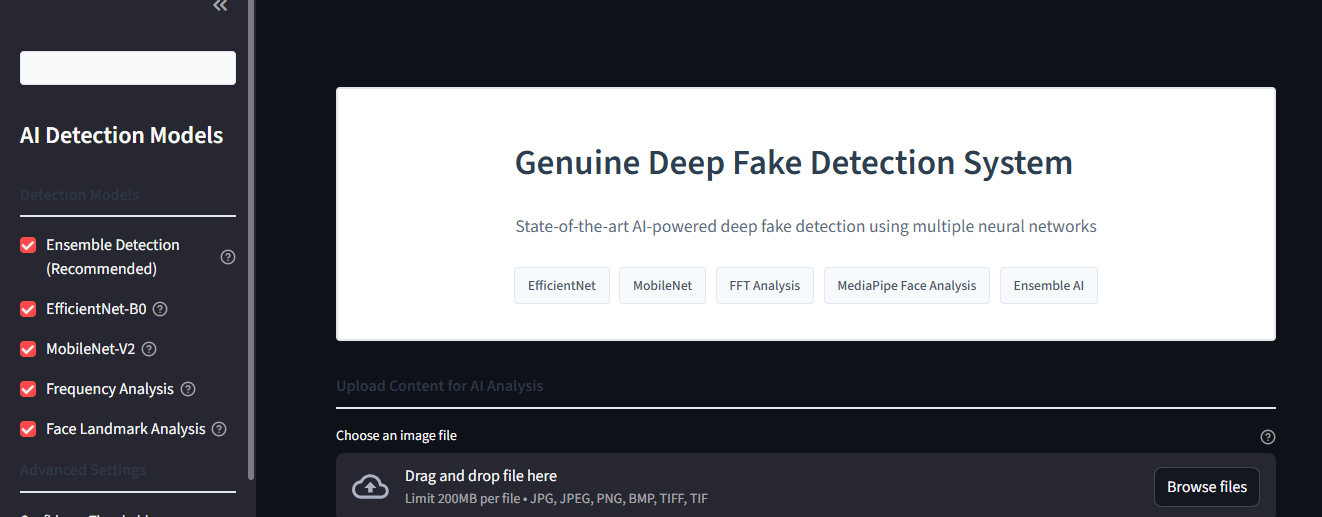
#> input picture attached_assets/image_1758563469986.png, 1322 x 517 px
$ python -i image_processor.py   (imports and definitions only)   (older library calls are emulated)
#> lines starting #> are read from the running program, lines starting #| are printed output that depends on the picture; after the words box and inside, x2 and y2 are one past the last pixel; in counts of white or black regions, pixels touching at a corner belong together
#> further down, picture is the input picture: shape (517, 1322, 3); mean B, G, R 114.5, 109.6, 108.1
"""
Image processing utilities for deep fake detection.
Handles image loading, preprocessing, and basic analysis.
"""
import cv2
import numpy as np
from typing import Tuple, Dict, List, Optional
from PIL import Image, ExifTags
import io
import base64

class ImageProcessor:
    """
    Handles image processing operations for deep fake detection.
    """

    def __init__(self):
        self.supported_formats = ['.jpg', '.jpeg', '.png', '.bmp', '.tiff', '.webp']

    # [223 lines left out: functions load_image_from_bytes, load_image_from_file, extract_metadata, analyze_image_properties, _calculate_quality_metrics, preprocess_image, not called in this run]

    def detect_image_manipulations(self, image: np.ndarray) -> Dict:
        """
        Detect potential image manipulations.

        Args:
            image: Input image

        Returns:
            Dictionary of manipulation detection results
        """
        manipulation_analysis = {
            'copy_move': self._detect_copy_move(image),
            'splicing': self._detect_splicing(image),
            'resampling': self._detect_resampling(image),
            'noise_inconsistency': self._detect_noise_inconsistency(image),
            'illumination_inconsistency': self._detect_illumination_inconsistency(image)
        }

        return manipulation_analysis

    def _detect_copy_move(self, image: np.ndarray) -> Dict:
        """Detect copy-move forgery."""
        gray_image = cv2.cvtColor(image, cv2.COLOR_RGB2GRAY) if len(image.shape) == 3 else image

        # Use SIFT for keypoint detection
        sift = cv2.SIFT_create()
        keypoints, descriptors = sift.detectAndCompute(gray_image, None)
#> keypoints = 1263 keypoints; strongest (x, y, size): (912, 151, 3), (598, 151, 3), (1171, 484, 1.9), (55, 266, 2)

        copy_move_result = {
            'suspicious_regions': 0,
            'keypoint_clusters': 0,
            'similarity_score': 0.0
        }

        if descriptors is not None and len(descriptors) > 10:
            # Use FLANN matcher to find similar keypoints
            FLANN_INDEX_KDTREE = 1
            index_params = dict(algorithm=FLANN_INDEX_KDTREE, trees=5)
            search_params = dict(checks=50)

            flann = cv2.FlannBasedMatcher(index_params, search_params)
            matches = flann.knnMatch(descriptors, descriptors, k=3)
#> matches = 1263 matches

            # Filter matches (exclude self-matches)
            good_matches = []
            for match_group in matches:
                if len(match_group) >= 2:
                    m, n = match_group[0], match_group[1]
                    if m.distance < 0.7 * n.distance and m.queryIdx != m.trainIdx:
                        good_matches.append(m)
#> after the loop, good_matches = []

            copy_move_result['similarity_score'] = len(good_matches) / len(descriptors) if len(descriptors) > 0 else 0.0

            # Cluster similar keypoints
            if len(good_matches) > 10:
                copy_move_result['suspicious_regions'] = 1
                copy_move_result['keypoint_clusters'] = len(good_matches)

        return copy_move_result

    def _detect_splicing(self, image: np.ndarray) -> Dict:
        """Detect image splicing."""
        splicing_result = {
            'edge_inconsistencies': 0,
            'color_inconsistencies': 0,
            'noise_inconsistencies': 0
        }
#> splicing_result = {'edge_inconsistencies': 0, 'color_inconsistencies': 0, 'noise_inconsistencies': 0}

        # Convert to different color spaces for analysis
        gray_image = cv2.cvtColor(image, cv2.COLOR_RGB2GRAY) if len(image.shape) == 3 else image

        # Detect edges
        edges = cv2.Canny(gray_image, 50, 150)
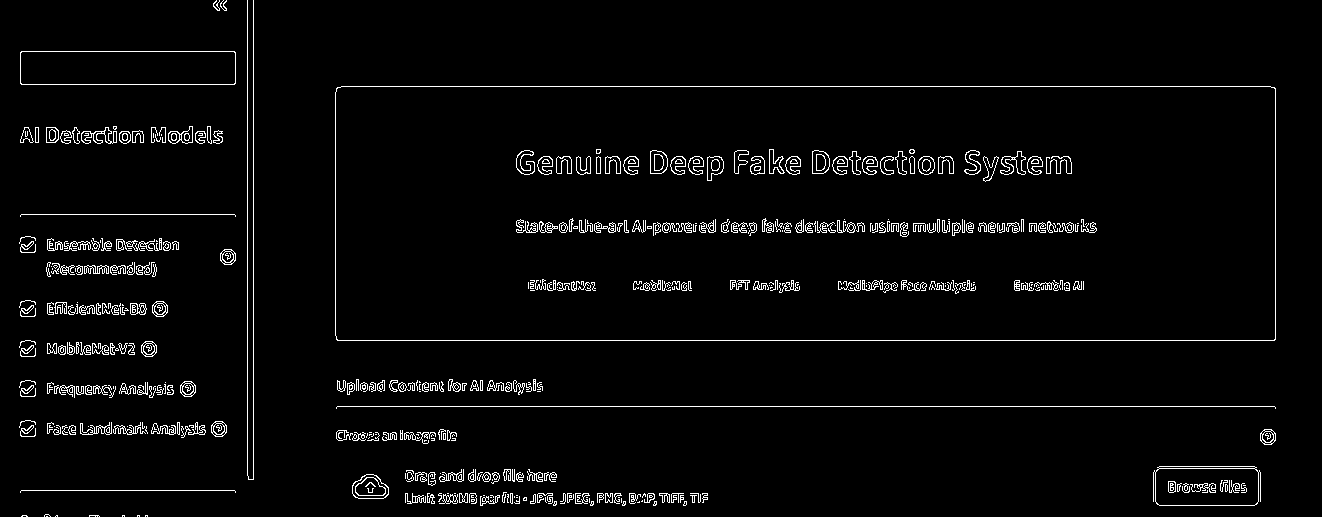
#> edges: shape (517, 1322); 3.2% white in thin lines or dots

        # Analyze edge patterns
        # Look for abrupt changes in edge density
        kernel_size = 50
        height, width = gray_image.shape

        edge_densities = []
        for i in range(0, height - kernel_size, kernel_size // 2):
            for j in range(0, width - kernel_size, kernel_size // 2):
                region = edges[i:i+kernel_size, j:j+kernel_size]
                density = np.sum(region > 0) / (kernel_size * kernel_size)
                edge_densities.append(density)
#> after the loop, edge_densities = 969 values, max 0.18 at index 463, min 0 at index 0, mean 0.0332

        if edge_densities:
            edge_variance = np.var(edge_densities)
#> edge_variance = 0.00133
            if edge_variance > 0.01:  # Threshold for suspicious edge patterns
                splicing_result['edge_inconsistencies'] = 1

        # Analyze color consistency
        if len(image.shape) == 3:
            # Calculate local color statistics
            color_variances = []
            for i in range(0, image.shape[0] - kernel_size, kernel_size // 2):
                for j in range(0, image.shape[1] - kernel_size, kernel_size // 2):
                    region = image[i:i+kernel_size, j:j+kernel_size]
                    color_var = np.var(region, axis=(0, 1))
                    color_variances.append(np.mean(color_var))
#> after the loop, color_variances = 969 values, max 13822.5 at index 254, min 0 at index 0, mean 3036.6

            if color_variances:
                color_variance = np.var(color_variances)
#> color_variance = 15829339.3
                if color_variance > 100:  # Threshold for color inconsistency
                    splicing_result['color_inconsistencies'] = 1

        return splicing_result

    def _detect_resampling(self, image: np.ndarray) -> Dict:
        """Detect resampling artifacts."""
        gray_image = cv2.cvtColor(image, cv2.COLOR_RGB2GRAY) if len(image.shape) == 3 else image

        resampling_result = {
            'periodic_artifacts': 0,
            'interpolation_artifacts': 0,
            'aliasing_score': 0.0
        }

        # Apply FFT to detect periodic artifacts
        fft_result = np.fft.fft2(gray_image)
        fft_magnitude = np.abs(fft_result)

        # Look for periodic patterns in frequency domain
        fft_shifted = np.fft.fftshift(fft_magnitude)

        # Calculate radial average
        center = (fft_shifted.shape[0] // 2, fft_shifted.shape[1] // 2)
        y, x = np.ogrid[:fft_shifted.shape[0], :fft_shifted.shape[1]]
#> y = 517 values from 0 to 516
        r = np.sqrt((x - center[1])**2 + (y - center[0])**2)
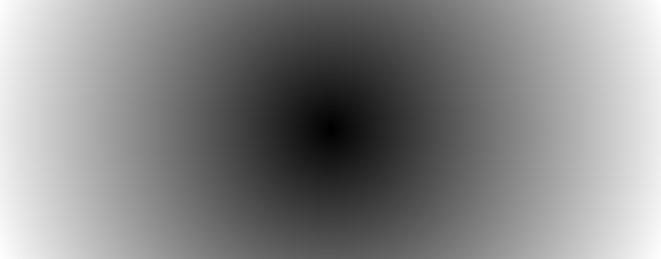
#> r: shape (517, 1322) float64 (shown at 1/2 size); min 0, max 709.6, mean 372.2; drawn with min black and max white
        r = r.astype(int)

        # Find peaks in radial profile
        max_radius = min(center[0], center[1])
        radial_profile = []

        for radius in range(1, max_radius):
            mask = (r == radius)
            if np.any(mask):
                radial_profile.append(np.mean(fft_shifted[mask]))
#> this loop made 257 passes
#> pass 1, in _detect_resampling, `mask = (r == radius)`:
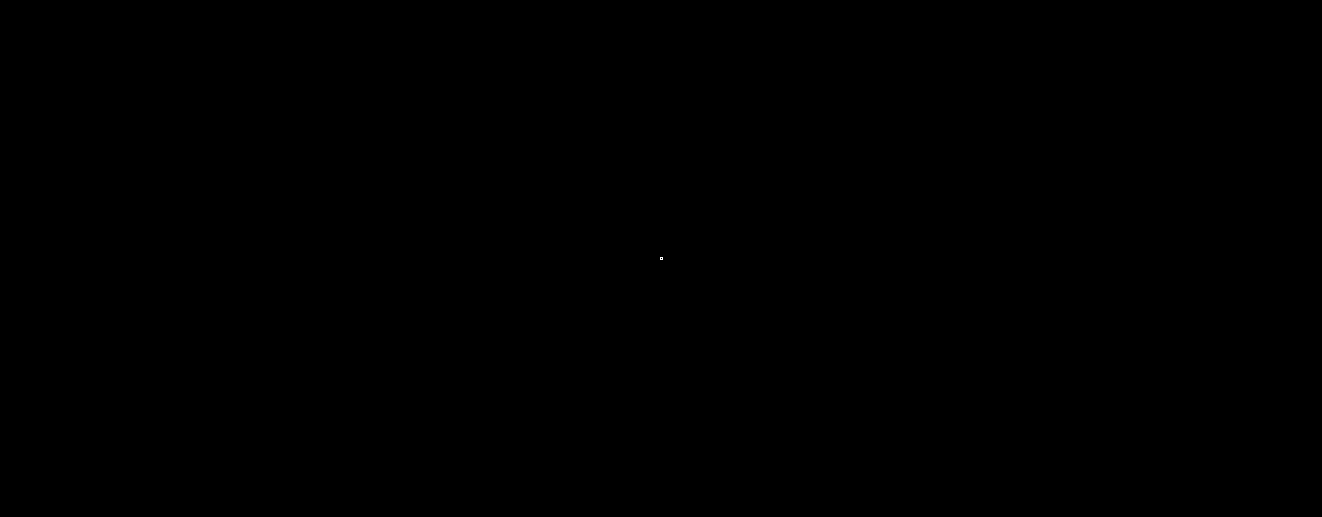
#> mask: shape (517, 1322) bool; 0% white in thin lines or dots, all inside (x1, y1, x2, y2) = (660, 257, 663, 260)
#> after the loop, radial_profile = 257 values, max 17556654.7 at index 0, min 10611.4 at index 255, mean 169736.3

        if len(radial_profile) > 10:
            # Look for periodic peaks
            profile_array = np.array(radial_profile)
#> profile_array has the same summary as radial_profile
            mean_profile = np.mean(profile_array)
#> mean_profile = 169736.3
            peaks = profile_array > (mean_profile + 2 * np.std(profile_array))

            if np.sum(peaks) > 3:
                resampling_result['periodic_artifacts'] = 1

        return resampling_result

    def _detect_noise_inconsistency(self, image: np.ndarray) -> Dict:
        """Detect noise inconsistencies."""
        gray_image = cv2.cvtColor(image, cv2.COLOR_RGB2GRAY) if len(image.shape) == 3 else image

        # Apply high-pass filter to extract noise
        kernel = np.array([[-1, -1, -1], [-1, 8, -1], [-1, -1, -1]])
#> kernel = [[-1, -1, -1], [-1, 8, -1], [-1, -1, -1]]
        noise_image = cv2.filter2D(gray_image, -1, kernel)

        # Analyze noise in different regions
        kernel_size = 64
        height, width = gray_image.shape

        noise_variances = []
        for i in range(0, height - kernel_size, kernel_size // 2):
            for j in range(0, width - kernel_size, kernel_size // 2):
                region = noise_image[i:i+kernel_size, j:j+kernel_size]
                noise_var = np.var(region)
                noise_variances.append(noise_var)
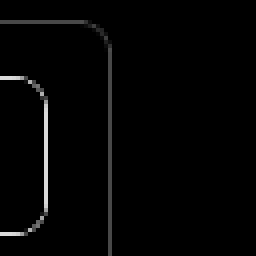
#> region: shape (64, 64) (shown 4 times larger); min 0, max 219, mean 4
#> after the loop, noise_variances = 600 values, max 6716.8 at index 323, min 0 at index 8, mean 1960.5

        noise_consistency = {
            'variance_of_variances': float(np.var(noise_variances)) if noise_variances else 0.0,
            'inconsistent_regions': 0
        }
#> noise_consistency = {'variance_of_variances': 2731572.8, 'inconsistent_regions': 0}

        if noise_variances:
            mean_noise_var = np.mean(noise_variances)
#> mean_noise_var = 1960.5
            std_noise_var = np.std(noise_variances)
#> std_noise_var = 1652.7
            threshold = mean_noise_var + 2 * std_noise_var
#> threshold = 5266

            inconsistent_count = np.sum(np.array(noise_variances) > threshold)
#> inconsistent_count = 22
            noise_consistency['inconsistent_regions'] = int(inconsistent_count)

        return noise_consistency

    def _detect_illumination_inconsistency(self, image: np.ndarray) -> Dict:
        """Detect illumination inconsistencies."""
        gray_image = cv2.cvtColor(image, cv2.COLOR_RGB2GRAY) if len(image.shape) == 3 else image

        # Calculate gradient magnitude
        grad_x = cv2.Sobel(gray_image, cv2.CV_64F, 1, 0, ksize=3)
        grad_y = cv2.Sobel(gray_image, cv2.CV_64F, 0, 1, ksize=3)
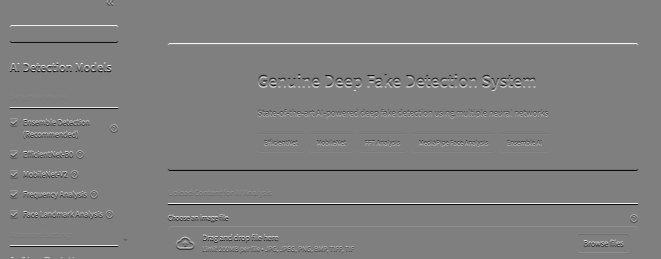
#> grad_y: shape (517, 1322) float64 (shown at 1/2 size); min -917, max 917, mean 0.3; drawn with min black and max white
        gradient_magnitude = np.sqrt(grad_x**2 + grad_y**2)

        # Analyze illumination patterns
        kernel_size = 64
        height, width = gray_image.shape

        brightness_values = []
        gradient_values = []

        for i in range(0, height - kernel_size, kernel_size // 2):
            for j in range(0, width - kernel_size, kernel_size // 2):
                brightness_region = gray_image[i:i+kernel_size, j:j+kernel_size]
                gradient_region = gradient_magnitude[i:i+kernel_size, j:j+kernel_size]

                brightness_values.append(np.mean(brightness_region))
                gradient_values.append(np.mean(gradient_region))
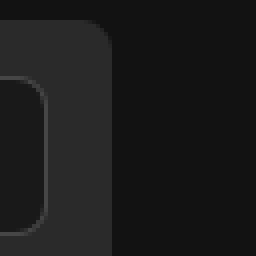
#> brightness_region: shape (64, 64) (shown 4 times larger); min 18, max 70, mean 26.3
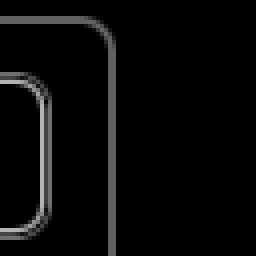
#> gradient_region: shape (64, 64) float64 (shown 4 times larger); min 0, max 180.3, mean 8.5
#> after the loop, brightness_values = 600 values, max 255 at index 131, min 18 at index 8, mean 119.4; gradient_values = 600 values, max 171.2 at index 283, min 0 at index 9, mean 43.8

        illumination_analysis = {
            'brightness_variance': float(np.var(brightness_values)) if brightness_values else 0.0,
            'gradient_variance': float(np.var(gradient_values)) if gradient_values else 0.0,
            'inconsistent_illumination': 0
        }
#> illumination_analysis = {'brightness_variance': 8571.4, 'gradient_variance': 1348.2, 'inconsistent_illumination': 0}

        # Check for inconsistent illumination patterns
        if brightness_values and len(brightness_values) > 4:
            brightness_array = np.array(brightness_values)
#> brightness_array has the same summary as brightness_values
            mean_brightness = np.mean(brightness_array)
#> mean_brightness = 119.4
            std_brightness = np.std(brightness_array)
#> std_brightness = 92.58

            # Count regions with significantly different brightness
            outliers = np.abs(brightness_array - mean_brightness) > 2 * std_brightness
            illumination_analysis['inconsistent_illumination'] = int(np.sum(outliers))

        return illumination_analysis

    # [29 lines left out: function convert_to_base64, not called in this run]

>>> import cv2
>>> picture = cv2.imread('../attached_assets/image_1758563469986.png')
>>> result = ImageProcessor().detect_image_manipulations(picture)
#> result = 5 items

$ run again, on attached_assets/image_1758564520935.png
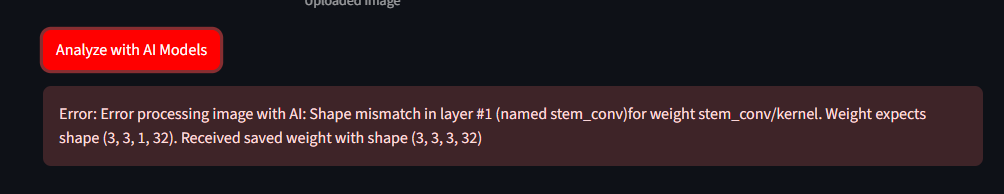
#> input picture attached_assets/image_1758564520935.png, 1004 x 194 px
#> picture is the input picture: shape (194, 1004, 3); mean B, G, R 34.1, 29.2, 47
#> keypoints = 437 keypoints; strongest (x, y, size): (118, 54, 1.9), (168, 46, 2.2), (161, 46, 2.2), (183, 51, 2.3)
#> matches = 437 matches
#> after the loop in _detect_copy_move, `for match_group in matches:`: good_matches = []
#> splicing_result = {'edge_inconsistencies': 0, 'color_inconsistencies': 0, 'noise_inconsistencies': 0}
#> in _detect_splicing, `edges = cv2.Canny(gray_image, 50, 150)`:
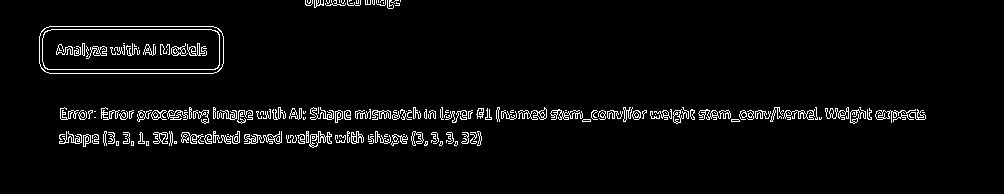
#> edges: shape (194, 1004); 3.8% white in thin lines or dots, all inside (x1, y1, x2, y2) = (39, 0, 926, 148)
#> after the loop in _detect_splicing, `for i in range(0, height - kernel_size, kernel_size // 2):`: edge_densities = 234 values, max 0.194 at index 168, min 0 at index 9, mean 0.0491
#> edge_variance = 0.003
#> after the loop in _detect_splicing, `for i in range(0, image.shape[0] - kernel_size, kernel_size // 2):`: color_variances = 234 values, max 5663.5 at index 5, min 0 at index 9, mean 1398.4
#> color_variance = 2324255.9
#> y = 194 values from 0 to 193
#> after the loop in _detect_resampling, `for radius in range(1, max_radius):`: radial_profile = 96 values, max 710741.3 at index 0, min 6247.3 at index 95, mean 32704.9
#> profile_array has the same summary as radial_profile
#> mean_profile = 32704.9
#> kernel = [[-1, -1, -1], [-1, 8, -1], [-1, -1, -1]]
#> after the loop in _detect_noise_inconsistency, `for i in range(0, height - kernel_size, kernel_size // 2):`: noise_variances = 150 values, max 6356 at index 98, min 0 at index 7, mean 2008.4
#> noise_consistency = {'variance_of_variances': 3503335.7, 'inconsistent_regions': 0}
#> mean_noise_var = 2008.4
#> std_noise_var = 1871.7
#> threshold = 5751.9
#> inconsistent_count = 7
#> after the loop in _detect_illumination_inconsistency, `for i in range(0, height - kernel_size, kernel_size // 2):`:
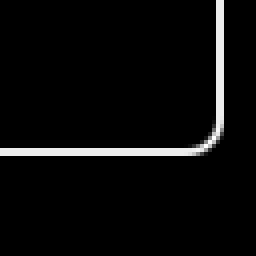
#> gradient_region: shape (64, 64) float64 (shown 4 times larger); min 0, max 94.63, mean 3.8; drawn with min black and max white
#> after the loop in _detect_illumination_inconsistency, `for i in range(0, height - kernel_size, kernel_size // 2):`: brightness_values = 150 values, max 62.26 at index 99, min 18 at index 7, mean 35.5; gradient_values = 150 values, max 148.2 at index 99, min 0 at index 13, mean 47.75
#> illumination_analysis = {'brightness_variance': 168.4, 'gradient_variance': 1990.9, 'inconsistent_illumination': 0}
#> brightness_array has the same summary as brightness_values
#> mean_brightness = 35.5
#> std_brightness = 12.98
#> result = 5 items

$ run again, on attached_assets/image_1758564963301.png
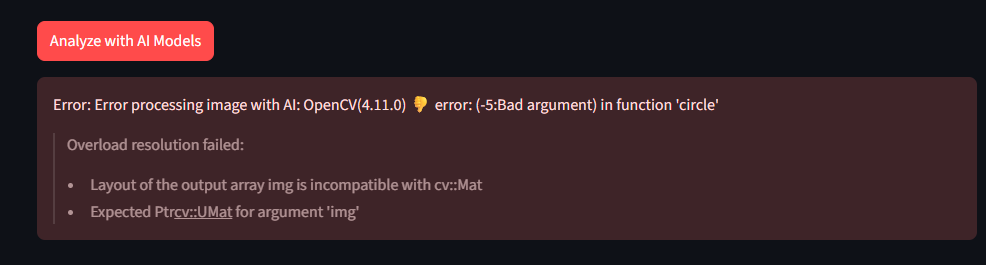
#> input picture attached_assets/image_1758564963301.png, 986 x 265 px
#> picture is the input picture: shape (265, 986, 3); mean B, G, R 37.8, 33.3, 52
#> keypoints = 574 keypoints; strongest (x, y, size): (501, 102, 1.9), (352, 109, 2), (367, 101, 2), (258, 109, 1.8)
#> matches = 574 matches
#> after the loop in _detect_copy_move, `for match_group in matches:`: good_matches = []
#> splicing_result = {'edge_inconsistencies': 0, 'color_inconsistencies': 0, 'noise_inconsistencies': 0}
#> in _detect_splicing, `edges = cv2.Canny(gray_image, 50, 150)`:
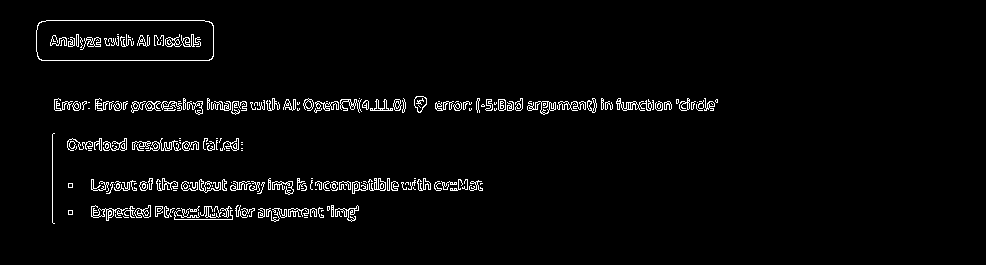
#> edges: shape (265, 986); 2.9% white in thin lines or dots, all inside (x1, y1, x2, y2) = (36, 20, 718, 224)
#> after the loop in _detect_splicing, `for i in range(0, height - kernel_size, kernel_size // 2):`: edge_densities = 342 values, max 0.192 at index 273, min 0 at index 9, mean 0.0356
#> edge_variance = 0.00238
#> after the loop in _detect_splicing, `for i in range(0, image.shape[0] - kernel_size, kernel_size // 2):`: color_variances = 342 values, max 6997.5 at index 2, min 0 at index 9, mean 829.5
#> color_variance = 1929236.6
#> y = 265 values from 0 to 264
#> after the loop in _detect_resampling, `for radius in range(1, max_radius):`: radial_profile = 131 values, max 847999.9 at index 0, min 6201.4 at index 127, mean 33681.4
#> profile_array has the same summary as radial_profile
#> mean_profile = 33681.4
#> kernel = [[-1, -1, -1], [-1, 8, -1], [-1, -1, -1]]
#> after the loop in _detect_noise_inconsistency, `for i in range(0, height - kernel_size, kernel_size // 2):`: noise_variances = 203 values, max 6391 at index 92, min 0 at index 7, mean 1645.9
#> noise_consistency = {'variance_of_variances': 3615840.8, 'inconsistent_regions': 0}
#> mean_noise_var = 1645.9
#> std_noise_var = 1901.5
#> threshold = 5449
#> inconsistent_count = 10
#> after the loop in _detect_illumination_inconsistency, `for i in range(0, height - kernel_size, kernel_size // 2):`:
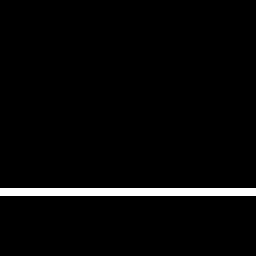
#> gradient_region: shape (64, 64) float64 (shown 4 times larger); values 0 (black) and 88 (white), 3.1% white in thin lines or dots, all inside (x1, y1, x2, y2) = (0, 47, 64, 49)
#> after the loop in _detect_illumination_inconsistency, `for i in range(0, height - kernel_size, kernel_size // 2):`: brightness_values = 203 values, max 76.96 at index 2, min 18 at index 7, mean 39.57; gradient_values = 203 values, max 126.2 at index 92, min 0 at index 7, mean 31.72
#> illumination_analysis = {'brightness_variance': 163.9, 'gradient_variance': 1256.4, 'inconsistent_illumination': 0}
#> brightness_array has the same summary as brightness_values
#> mean_brightness = 39.57
#> std_brightness = 12.8
#> result = 5 items
